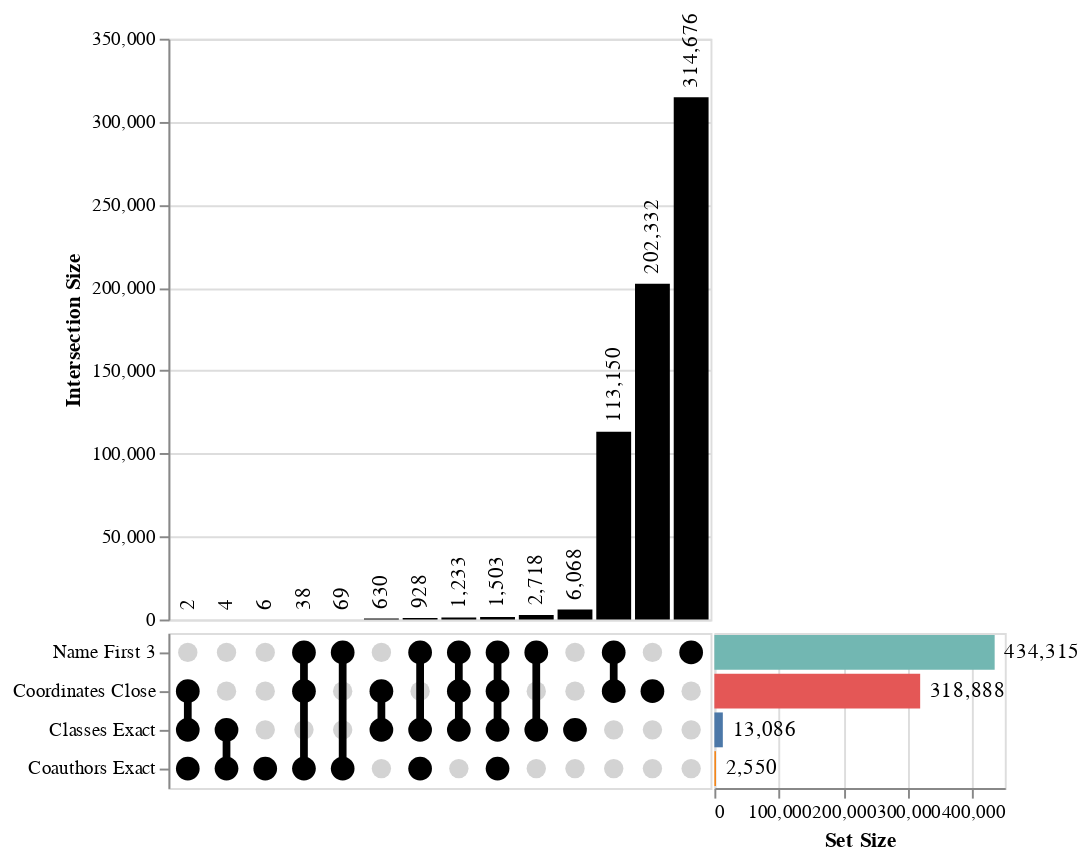

The cell this chart's notebook holds for it:
### Markdown cell above
We can also inspect which blocking rules were most to blame for the generated
pairs. If some rules generate a huge amount of comparisons, it might be worth
trying to make them more restrictive so we get better performance. Or, if some
blocking rules aren't generating any comparisons, that might be an indication
that we have a bug in there somewhere.

### Code cell
from mismo.block import upset_chart  # noqa: E402

upset_chart(blocked)

### Figure 1 — Vega-Lite specification as saved in the notebook (floating-point values rounded to 4 significant figures)
{"config": {"view": {"continuousWidth": 300, "continuousHeight": 300}}, "vconcat": [{"layer": [{"mark": {"type": "bar", "color": "black"}, "encoding": {"x": {"axis": null, "field": "intersection_id", "sort": {"field": "intersection_size"}, "type": "ordinal"}, "y": {"field": "intersection_size", "title": "Intersection Size", "type": "quantitative"}}, "transform": [{"filter": "(datum.set === 'Name First 3')"}]}, {"mark": {"type": "text", "align": "left", "angle": 270, "dx": 5}, "encoding": {"text": {"field": "intersection_size", "format": ",", "type": "quantitative"}, "x": {"axis": null, "field": "intersection_id", "sort": {"field": "intersection_size"}, "type": "ordinal"}, "y": {"field": "intersection_size", "title": "Intersection Size", "type": "quantitative"}}, "transform": [{"filter": "(datum.set === 'Name First 3')"}]}]}, {"hconcat": [{"layer": [{"mark": {"type": "circle", "color": "lightgray", "opacity": 1, "size": 100}, "encoding": {"x": {"axis": null, "field": "intersection_id", "sort": {"field": "intersection_size"}, "type": "ordinal"}, "y": {"axis": {"title": ""}, "field": "set", "sort": ["Name First 3", "Coordinates Close", "Classes Exact", "Coauthors Exact"], "type": "ordinal"}}}, {"mark": {"type": "bar", "color": "black", "size": 4}, "encoding": {"x": {"axis": null, "field": "intersection_id", "sort": {"field": "intersection_size"}, "type": "ordinal"}, "y": {"aggregate": {"argmin": "set_order"}, "field": "set", "scale": {"domain": ["Name First 3", "Coordinates Close", "Classes Exact", "Coauthors Exact"]}, "type": "ordinal"}, "y2": {"aggregate": {"argmax": "set_order"}, "field": "set"}}, "transform": [{"filter": "datum.is_intersect"}]}, {"mark": {"type": "circle", "color": "black", "opacity": 1, "size": 150}, "encoding": {"x": {"axis": null, "field": "intersection_id", "sort": {"field": "intersection_size"}, "type": "ordinal"}, "y": {"axis": {"title": ""}, "field": "set", "sort": ["Name First 3", "Coordinates Close", "Classes Exact", "Coauthors Exact"], "type": "ordinal"}}, "transform": [{"filter": "datum.is_intersect"}]}]}, {"layer": [{"mark": {"type": "bar"}, "encoding": {"color": {"field": "set", "legend": null, "type": "nominal"}, "x": {"aggregate": "sum", "field": "intersection_size", "title": "Set Size", "type": "quantitative"}, "y": {"axis": null, "field": "set", "sort": ["Name First 3", "Coordinates Close", "Classes Exact", "Coauthors Exact"], "type": "ordinal"}}, "transform": [{"filter": "datum.is_intersect"}]}, {"mark": {"type": "text", "align": "left", "dx": 5}, "encoding": {"text": {"aggregate": "sum", "field": "intersection_size", "format": ",", "type": "quantitative"}, "x": {"aggregate": "sum", "field": "intersection_size", "title": "Set Size", "type": "quantitative"}, "y": {"axis": null, "field": "set", "sort": ["Name First 3", "Coordinates Close", "Classes Exact", "Coauthors Exact"], "type": "ordinal"}}, "transform": [{"filter": "datum.is_intersect"}]}], "width": 150}], "spacing": 0}], "data": {"name": "data-9c4808d6cfcf0485b179947e1aa5cd7a"}, "spacing": 0, "$schema": "https://vega.github.io/schema/vega-lite/v5.16.3.json", "datasets": {"data-9c4808d6cfcf0485b179947e1aa5cd7a": [{"intersection_id": 0, "intersection_size": 314676, "intersection_degree": 1, "set": "Name First 3", "is_intersect": true, "set_order": 0}, {"intersection_id": 1, "intersection_size": 202332, "intersection_degree": 1, "set": "Name First 3", "is_intersect": false, "set_order": 0}, {"intersection_id": 2, "intersection_size": 928, "intersection_degree": 3, "set": "Name First 3", "is_intersect": true, "set_order": 0}, {"intersection_id": 3, "intersection_size": 6, "intersection_degree": 1, "set": "Name First 3", "is_intersect": false, "set_order": 0}, {"intersection_id": 4, "intersection_size": 6068, "intersection_degree": 1, "set": "Name First 3", "is_intersect": false, "set_order": 0}, {"intersection_id": 5, "intersection_size": 630, "intersection_degree": 2, "set": "Name First 3", "is_intersect": false, "set_order": 0}, {"intersection_id": 6, "intersection_size": 2718, "intersection_degree": 2, "set": "Name First 3", "is_intersect": true, "set_order": 0}, {"intersection_id": 7, "intersection_size": 2, "intersection_degree": 3, "set": "Name First 3", "is_intersect": false, "set_order": 0}, {"intersection_id": 8, "intersection_size": 113150, "intersection_degree": 2, "set": "Name First 3", "is_intersect": true, "set_order": 0}, {"intersection_id": 9, "intersection_size": 38, "intersection_degree": 3, "set": "Name First 3", "is_intersect": true, "set_order": 0}, {"intersection_id": 10, "intersection_size": 1233, "intersection_degree": 3, "set": "Name First 3", "is_intersect": true, "set_order": 0}, {"intersection_id": 11, "intersection_size": 4, "intersection_degree": 2, "set": "Name First 3", "is_intersect": false, "set_order": 0}, {"intersection_id": 12, "intersection_size": 1503, "intersection_degree": 4, "set": "Name First 3", "is_intersect": true, "set_order": 0}, {"intersection_id": 13, "intersection_size": 69, "intersection_degree": 2, "set": "Name First 3", "is_intersect": true, "set_order": 0}, {"intersection_id": 0, "intersection_size": 314676, "intersection_degree": 1, "set": "Coordinates Close", "is_intersect": false, "set_order": 1}, {"intersection_id": 1, "intersection_size": 202332, "intersection_degree": 1, "set": "Coordinates Close", "is_intersect": true, "set_order": 1}, {"intersection_id": 2, "intersection_size": 928, "intersection_degree": 3, "set": "Coordinates Close", "is_intersect": false, "set_order": 1}, {"intersection_id": 3, "intersection_size": 6, "intersection_degree": 1, "set": "Coordinates Close", "is_intersect": false, "set_order": 1}, {"intersection_id": 4, "intersection_size": 6068, "intersection_degree": 1, "set": "Coordinates Close", "is_intersect": false, "set_order": 1}, {"intersection_id": 5, "intersection_size": 630, "intersection_degree": 2, "set": "Coordinates Close", "is_intersect": true, "set_order": 1}, {"intersection_id": 6, "intersection_size": 2718, "intersection_degree": 2, "set": "Coordinates Close", "is_intersect": false, "set_order": 1}, {"intersection_id": 7, "intersection_size": 2, "intersection_degree": 3, "set": "Coordinates Close", "is_intersect": true, "set_order": 1}, {"intersection_id": 8, "intersection_size": 113150, "intersection_degree": 2, "set": "Coordinates Close", "is_intersect": true, "set_order": 1}, {"intersection_id": 9, "intersection_size": 38, "intersection_degree": 3, "set": "Coordinates Close", "is_intersect": true, "set_order": 1}, {"intersection_id": 10, "intersection_size": 1233, "intersection_degree": 3, "set": "Coordinates Close", "is_intersect": true, "set_order": 1}, {"intersection_id": 11, "intersection_size": 4, "intersection_degree": 2, "set": "Coordinates Close", "is_intersect": false, "set_order": 1}, {"intersection_id": 12, "intersection_size": 1503, "intersection_degree": 4, "set": "Coordinates Close", "is_intersect": true, "set_order": 1}, {"intersection_id": 13, "intersection_size": 69, "intersection_degree": 2, "set": "Coordinates Close", "is_intersect": false, "set_order": 1}, {"intersection_id": 0, "intersection_size": 314676, "intersection_degree": 1, "set": "Coauthors Exact", "is_intersect": false, "set_order": 2}, {"intersection_id": 1, "intersection_size": 202332, "intersection_degree": 1, "set": "Coauthors Exact", "is_intersect": false, "set_order": 2}, {"intersection_id": 2, "intersection_size": 928, "intersection_degree": 3, "set": "Coauthors Exact", "is_intersect": true, "set_order": 2}, {"intersection_id": 3, "intersection_size": 6, "intersection_degree": 1, "set": "Coauthors Exact", "is_intersect": true, "set_order": 2}, {"intersection_id": 4, "intersection_size": 6068, "intersection_degree": 1, "set": "Coauthors Exact", "is_intersect": false, "set_order": 2}, {"intersection_id": 5, "intersection_size": 630, "intersection_degree": 2, "set": "Coauthors Exact", "is_intersect": false, "set_order": 2}, {"intersection_id": 6, "intersection_size": 2718, "intersection_degree": 2, "set": "Coauthors Exact", "is_intersect": false, "set_order": 2}, {"intersection_id": 7, "intersection_size": 2, "intersection_degree": 3, "set": "Coauthors Exact", "is_intersect": true, "set_order": 2}, {"intersection_id": 8, "intersection_size": 113150, "intersection_degree": 2, "set": "Coauthors Exact", "is_intersect": false, "set_order": 2}, {"intersection_id": 9, "intersection_size": 38, "intersection_degree": 3, "set": "Coauthors Exact", "is_intersect": true, "set_order": 2}, {"intersection_id": 10, "intersection_size": 1233, "intersection_degree": 3, "set": "Coauthors Exact", "is_intersect": false, "set_order": 2}, {"intersection_id": 11, "intersection_size": 4, "intersection_degree": 2, "set": "Coauthors Exact", "is_intersect": true, "set_order": 2}, {"intersection_id": 12, "intersection_size": 1503, "intersection_degree": 4, "set": "Coauthors Exact", "is_intersect": true, "set_order": 2}, {"intersection_id": 13, "intersection_size": 69, "intersection_degree": 2, "set": "Coauthors Exact", "is_intersect": true, "set_order": 2}, {"intersection_id": 0, "intersection_size": 314676, "intersection_degree": 1, "set": "Classes Exact", "is_intersect": false, "set_order": 3}, {"intersection_id": 1, "intersection_size": 202332, "intersection_degree": 1, "set": "Classes Exact", "is_intersect": false, "set_order": 3}, {"intersection_id": 2, "intersection_size": 928, "intersection_degree": 3, "set": "Classes Exact", "is_intersect": true, "set_order": 3}, {"intersection_id": 3, "intersection_size": 6, "intersection_degree": 1, "set": "Classes Exact", "is_intersect": false, "set_order": 3}, {"intersection_id": 4, "intersection_size": 6068, "intersection_degree": 1, "set": "Classes Exact", "is_intersect": true, "set_order": 3}, {"intersection_id": 5, "intersection_size": 630, "intersection_degree": 2, "set": "Classes Exact", "is_intersect": true, "set_order": 3}, {"intersection_id": 6, "intersection_size": 2718, "intersection_degree": 2, "set": "Classes Exact", "is_intersect": true, "set_order": 3}, {"intersection_id": 7, "intersection_size": 2, "intersection_degree": 3, "set": "Classes Exact", "is_intersect": true, "set_order": 3}, {"intersection_id": 8, "intersection_size": 113150, "intersection_degree": 2, "set": "Classes Exact", "is_intersect": false, "set_order": 3}, {"intersection_id": 9, "intersection_size": 38, "intersection_degree": 3, "set": "Classes Exact", "is_intersect": false, "set_order": 3}, {"intersection_id": 10, "intersection_size": 1233, "intersection_degree": 3, "set": "Classes Exact", "is_intersect": true, "set_order": 3}, {"intersection_id": 11, "intersection_size": 4, "intersection_degree": 2, "set": "Classes Exact", "is_intersect": true, "set_order": 3}, {"intersection_id": 12, "intersection_size": 1503, "intersection_degree": 4, "set": "Classes Exact", "is_intersect": true, "set_order": 3}, {"intersection_id": 13, "intersection_size": 69, "intersection_degree": 2, "set": "Classes Exact", "is_intersect": false, "set_order": 3}]}}
